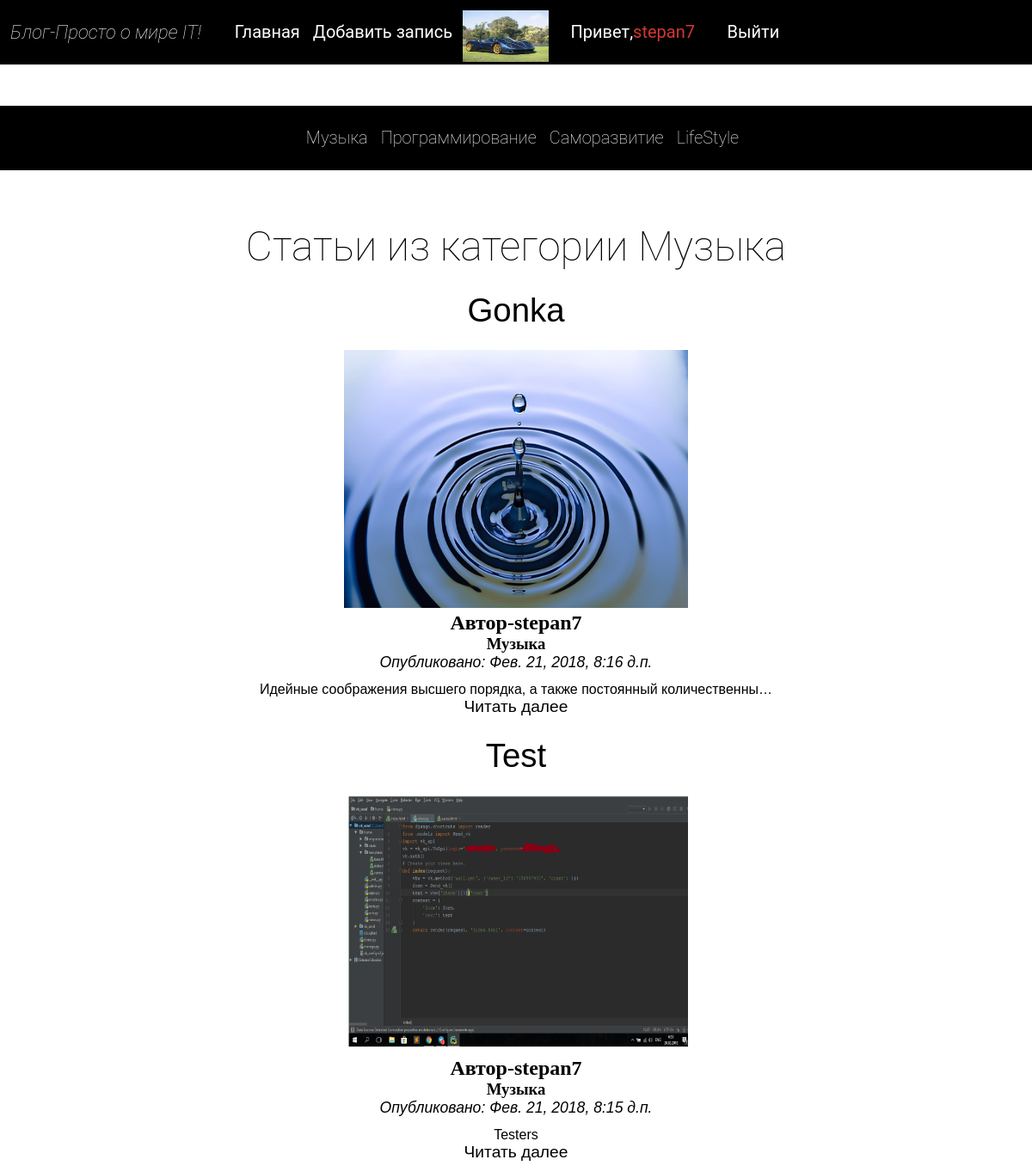
/category/1 (signed in), run on the app's committed database.
### blog/models.py (models this page shows, shortened)
class Client(models.Model):
    user = models.OneToOneField(User, on_delete=models.CASCADE)
    user_photo = models.ImageField(upload_to='img', default='stand.jpg')

class Category(models.Model):
    name = models.CharField(max_length=200)
    def __str__(self):
        return self.name

class Post(models.Model):
    author = models.ForeignKey('auth.User', on_delete=models.CASCADE)
    title = models.CharField(max_length=200)
    category = models.ForeignKey(Category)
    text = models.TextField()
    image = models.ImageField(upload_to='img')
    created_date = models.DateTimeField(
        default=timezone.now)
    published_date = models.DateTimeField(
        blank=True, null=True)
    def __str__(self):
        return self.title

### blog/views.py (the view)
# urls.py: url(r'^category/(?P<id>[0-9]+)$', views.getcat, name='full'),
def getcat(request, id):
    now = Category.objects.get(id=id)
    cat = Post.objects.filter(category=id)
    Categories = Category.objects.all()
    context = {
        'cat': cat,
        'category': Categories,
        'now': now
    }
    print(id)
    print(cat)
    return render(request, 'cat.html', context=context)

### blog/templates/cat.html
{% extends 'base.html' %}
    {% block content %}
        <div class="categ">
        <h5 id="test">Статьи из категории {{ now }} </h5>
{% for post in cat %}
<div class="post">
    <h1><a href="/post/{{ post.id }}">{{ post.title }}</a></h1>
    <img class="img" src="{{ post.image.url }}">
    <h2>Автор-{{ post.author }}</h2>
    <h3>{{ post.category }}</h3>
    <p>Опубликовано: {{ post.published_date }}</p>
    <h4>{{ post.text|linebreaksbr|truncatechars:70 }}</h4>
    <a href="/post/{{ post.id }}">Читать далее</a>
</div>
{% endfor %}
        </div>
    {% endblock %}

### blog/templates/base.html (shortened to what this page needs)
<!DOCTYPE html>
<html lang="en">
<head>
    {% load staticfiles %}
    <link rel="stylesheet" href="{% static "css/style.css" %}">
</head>
<body>
    <header>
        <h3>Блог-Просто о мире IT!</h3>
        <ul>
            <li class="hit"><a href="/">Главная</a></li>
            {% if user.is_authenticated %}
            <li class="hit"><a href="{% url 'post_new' %}">Добавить запись</a></li>
        </ul>
        <img class="hit" src="{{ user.client.user_photo.url }}">
        <div class="user">
            <p class="hit">Привет,<a href="/cabinet">{{ user.username|truncatechars:17 }}</a></p>
        </div>
        <ul>
            <li class="hit"><a href="/logout">Выйти</a></li>
        </ul>
        {% else %}
        <ul>
            <li><a href="/register">Регистрация</a></li>
            <li><a href="/login">Авторизация</a></li>
        </ul>
        {% endif %}
    </header>
    <div class="wrapper">
    <nav id="navbar">
        <ul>
             {% for category in category %}
            <li><a href="/category/{{ category.id }}">{{ category }}</a></li>
            {% endfor %}
        </ul>
    </nav>
        {% block content %}
        {% endblock %}
    </div>
</body>
</html>

### blog/static/css/style.css (style rules this page uses)
* { margin: 0; padding: 0; }
header { display: flex; height: 75px; background-color: black; }
header h3 { line-height: 75px; margin-left: 1%; font-family: 'Roboto', sans-serif; font-weight: lighter; font-size: 22px; font-style: italic; color: white; }
header ul { margin-left: 2%; list-style: none; display: flex; flex-direction: row; }
header ul li a { color: white; margin-left: 15px; text-decoration: none; line-height: 75px; font-family: 'Roboto', sans-serif; font-size: 20px; }
.post { text-align: center; margin-top: 2%; }
.post a { font-size: 1.2em; display: block; margin-bottom: 1%; text-decoration: none; color: black; font-family: 'Ubuntu', sans-serif; font-weight: lighter; }
.post p { font-family: 'Ubuntu', sans-serif; font-style: italic; font-size: 1.1em; text-align: center; }
.post h4 { margin-top: 1%; font-family: 'Ubuntu', sans-serif; font-weight: lighter; }
.user { margin-left: 2%; font-family: 'Roboto', sans-serif; font-size: 20px; }
.user p { margin-left: 1%; line-height: 75px; color: white; }
.user a { text-decoration: none; color: #D23932; font-family: 'Roboto', sans-serif; font-size: 20px; }
header img { display: block; margin-left: 1%; margin-top: 1%; width: 100px; height: 60px; }
.img { width: 400px; height: 300px; }
.wrapper h1 { text-align: center; margin-top: 2%; margin-bottom: 2%; }
#navbar { display: flex; margin-top: 4%; margin-bottom: 5%; background-color: black; justify-content: space-around; }
#navbar ul { display: flex; flex-direction: row; height: 75px; line-height: 75px; }
#navbar ul li a { margin-left: 15px; text-decoration: none; color: white; font-family: 'Roboto', sans-serif; font-weight: lighter; font-size: 20px; }
#navbar ul { list-style: none; }
#test { font-family: 'Roboto', sans-serif; font-weight: lighter; font-size: 3em; text-align: center; }

### data on the page
Category: name "Музыка"
Category: name "Программирование"
Category: name "Саморазвитие"
Category: name "LifeStyle"
Post: title "Gonka", image (picture), author "stepan7", category "Музыка", published_date "Фев. 21, 2018, 8:16 д.п.", text "Идейные соображения высшего порядка, а также постоянный количественны…"
Post: title "Test", image (picture), author "stepan7", category "Музыка", published_date "Фев. 21, 2018, 8:15 д.п.", text "Testers"

### other printed values
{{ user.username|truncatechars:17 }} "stepan7"
